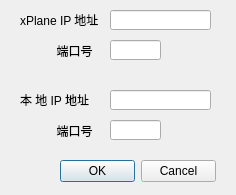
<?xml version="1.0" encoding="UTF-8"?>
<ui version="4.0">
 <class>QUdpPortSettingDialog</class>
 <widget class="QDialog" name="QUdpPortSettingDialog">
  <property name="geometry">
   <rect>
    <x>0</x>
    <y>0</y>
    <width>236</width>
    <height>195</height>
   </rect>
  </property>
  <property name="windowTitle">
   <string>Dialog</string>
  </property>
  <widget class="QDialogButtonBox" name="buttonBox">
   <property name="geometry">
    <rect>
     <x>60</x>
     <y>160</y>
     <width>156</width>
     <height>23</height>
    </rect>
   </property>
   <property name="orientation">
    <enum>Qt::Horizontal</enum>
   </property>
   <property name="standardButtons">
    <set>QDialogButtonBox::Cancel|QDialogButtonBox::Ok</set>
   </property>
  </widget>
  <widget class="QLabel" name="label">
   <property name="geometry">
    <rect>
     <x>20</x>
     <y>10</y>
     <width>91</width>
     <height>20</height>
    </rect>
   </property>
   <property name="text">
    <string>xPlane IP 地址</string>
   </property>
  </widget>
  <widget class="QLineEdit" name="lineEdit">
   <property name="geometry">
    <rect>
     <x>110</x>
     <y>10</y>
     <width>101</width>
     <height>20</height>
    </rect>
   </property>
   <property name="font">
    <font>
     <weight>75</weight>
     <bold>true</bold>
    </font>
   </property>
   <property name="alignment">
    <set>Qt::AlignCenter</set>
   </property>
  </widget>
  <widget class="QLineEdit" name="lineEdit_2">
   <property name="geometry">
    <rect>
     <x>110</x>
     <y>40</y>
     <width>51</width>
     <height>20</height>
    </rect>
   </property>
  </widget>
  <widget class="QLabel" name="label_5">
   <property name="geometry">
    <rect>
     <x>20</x>
     <y>90</y>
     <width>91</width>
     <height>20</height>
    </rect>
   </property>
   <property name="text">
    <string>本 地 IP 地址</string>
   </property>
  </widget>
  <widget class="QLabel" name="label_6">
   <property name="geometry">
    <rect>
     <x>50</x>
     <y>120</y>
     <width>51</width>
     <height>21</height>
    </rect>
   </property>
   <property name="text">
    <string>  端口号</string>
   </property>
  </widget>
  <widget class="QLineEdit" name="lineEdit_3">
   <property name="geometry">
    <rect>
     <x>110</x>
     <y>90</y>
     <width>101</width>
     <height>20</height>
    </rect>
   </property>
   <property name="font">
    <font>
     <weight>75</weight>
     <bold>true</bold>
    </font>
   </property>
   <property name="alignment">
    <set>Qt::AlignCenter</set>
   </property>
  </widget>
  <widget class="QLineEdit" name="lineEdit_4">
   <property name="geometry">
    <rect>
     <x>110</x>
     <y>120</y>
     <width>51</width>
     <height>20</height>
    </rect>
   </property>
  </widget>
  <widget class="QLabel" name="label_7">
   <property name="geometry">
    <rect>
     <x>50</x>
     <y>40</y>
     <width>51</width>
     <height>21</height>
    </rect>
   </property>
   <property name="text">
    <string>  端口号</string>
   </property>
  </widget>
 </widget>
 <resources/>
 <connections>
  <connection>
   <sender>buttonBox</sender>
   <signal>accepted()</signal>
   <receiver>QUdpPortSettingDialog</receiver>
   <slot>accept()</slot>
   <hints>
    <hint type="sourcelabel">
     <x>248</x>
     <y>254</y>
    </hint>
    <hint type="destinationlabel">
     <x>157</x>
     <y>274</y>
    </hint>
   </hints>
  </connection>
  <connection>
   <sender>buttonBox</sender>
   <signal>rejected()</signal>
   <receiver>QUdpPortSettingDialog</receiver>
   <slot>reject()</slot>
   <hints>
    <hint type="sourcelabel">
     <x>316</x>
     <y>260</y>
    </hint>
    <hint type="destinationlabel">
     <x>286</x>
     <y>274</y>
    </hint>
   </hints>
  </connection>
 </connections>
</ui>
